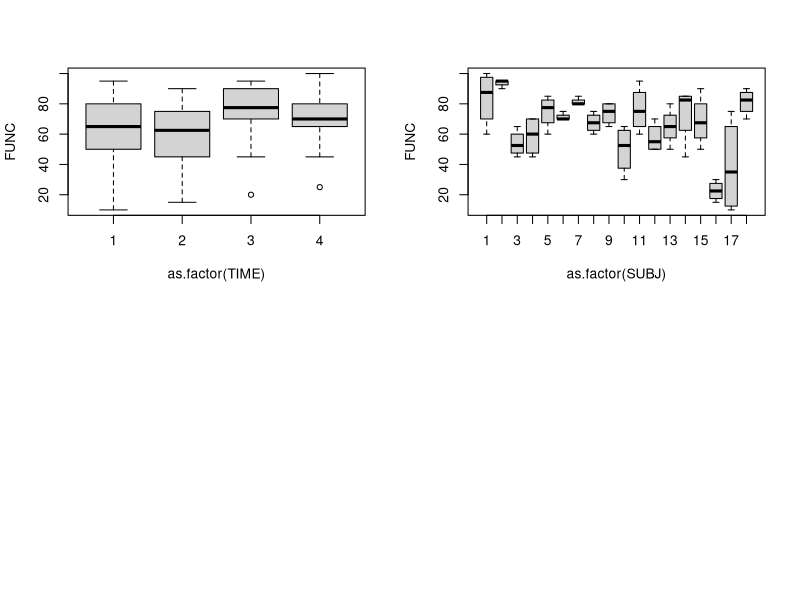

Recreate this plot in R.
rm(list=ls())

datos = read.csv("EXA_C08_S04_01.csv" , header=T)

print(names(datos))

attach(datos)

par(mfrow=c(2,2))
boxplot(FUNC ~ as.factor(TIME))
boxplot(FUNC ~ as.factor(SUBJ))

res = aov(FUNC ~ as.factor(TIME) + as.factor(SUBJ))

print(summary(res))